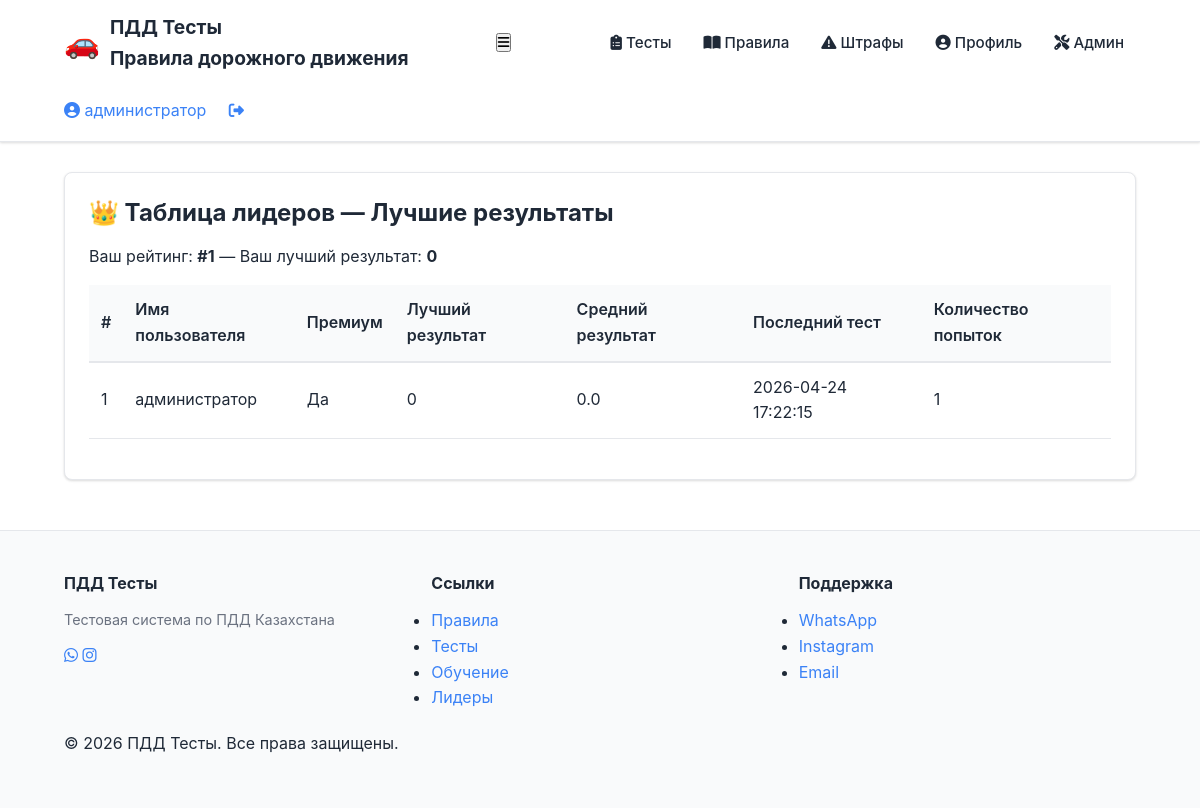
/leaderboard (signed in), run on the app's committed database.
### tables this page shows
CREATE TABLE users (
    id INTEGER PRIMARY KEY AUTOINCREMENT,
    username TEXT NOT NULL UNIQUE,
    email TEXT NOT NULL UNIQUE,
    password_hash TEXT NOT NULL,
    premium INTEGER NOT NULL DEFAULT 0,
    is_admin INTEGER NOT NULL DEFAULT 0,
    created_at DATETIME DEFAULT CURRENT_TIMESTAMP
);

### app.py (the view)
@app.route('/leaderboard')
def leaderboard():
    conn = get_db_connection()
    rows = conn.execute(
        """
        SELECT u.username, u.premium, MAX(r.score) as best_score, ROUND(AVG(r.score),2) as avg_score, COUNT(r.id) as attempts, MAX(r.test_date) as last_test, u.id as user_id
        FROM results r JOIN users u ON u.id = r.user_id
        GROUP BY u.id
        ORDER BY best_score DESC, avg_score DESC
        LIMIT 100
        """
    ).fetchall()
    user_rank = None
    user_best = None
    if 'user_id' in session:
        users_best = conn.execute('SELECT user_id, MAX(score) as best FROM results GROUP BY user_id ORDER BY best DESC').fetchall()
        for idx, ub in enumerate(users_best, start=1):
            if ub['user_id'] == session['user_id']:
                user_rank = idx
                break
        b = conn.execute('SELECT MAX(score) as best FROM results WHERE user_id = ?', (session['user_id'],)).fetchone()
        user_best = b['best'] if b else None
    conn.close()
    return render_template('leaderboard.html', rows=rows, user_rank=user_rank, user_best=user_best)

### app.py (called while the page is built)
def get_db_connection():
    conn = sqlite3.connect(DB_PATH)
    conn.row_factory = sqlite3.Row
    return conn

### templates/leaderboard.html (shortened to what this page needs)
{% extends 'base.html' %}
{% block content %}
<div class="card">
  <h2>👑 Таблица лидеров — Лучшие результаты</h2>
  {% if user_rank %}<p>Ваш рейтинг: <strong>#{{ user_rank }}</strong> — Ваш лучший результат: <strong>{{ user_best }}</strong></p>{% endif %}
  <table>
    <thead><tr><th>#</th><th>Имя пользователя</th><th>Премиум</th><th>Лучший результат</th><th>Средний результат</th><th>Последний тест</th><th>Количество попыток</th></tr></thead>
    <tbody>
      {% for row in rows %}
      <tr><td>{{ loop.index }}</td><td>{{ row['username'] }}</td><td>{% if row['premium'] == 1 %}Да{% else %}Нет{% endif %}</td><td>{{ row['best_score'] }}</td><td>{{ row['avg_score'] }}</td><td>{{ row['last_test'] }}</td><td>{{ row['attempts'] }}</td></tr>
      {% endfor %}
    </tbody>
  </table>
</div>
{% endblock %}

### templates/base.html (shortened to what this page needs)
<!doctype html>
<html lang="ru">
<head>
  <link rel="stylesheet" href="{{ url_for('static', filename='style.css') }}">
  <link href="https://cdnjs.cloudflare.com/ajax/libs/font-awesome/6.4.0/css/all.min.css" rel="stylesheet">
</head>
<body class="page-fade">
  <header class="site-header modern-header">
    <div class="container header-inner">
      <div class="logo-section">
        <a href="/" class="logo-link">
          <div class="logo-icon">🚗</div>
          <div class="logo-text">
            <div class="logo-title">ПДД Тесты</div>
            <div class="logo-subtitle">Правила дорожного движения</div>
          </div>
        </a>
      </div>
      <button class="mobile-menu-toggle" id="mobileMenuBtn">
        <i class="fas fa-bars"></i>
      </button>
      <nav class="main-nav modern-nav" id="mobileMenu">
        <a href="/tests" class="nav-item {% if request.path == '/tests' %}active{% endif %}">
          <i class="fas fa-clipboard-list"></i>
          <span>Тесты</span>
        </a>
        <a href="/rules" class="nav-item {% if request.path == '/rules' %}active{% endif %}">
          <i class="fas fa-book-open"></i>
          <span>Правила</span>
        </a>
        <a href="/penalties" class="nav-item {% if request.path == '/penalties' %}active{% endif %}">
          <i class="fas fa-exclamation-triangle"></i>
          <span>Штрафы</span>
        </a>
        <a href="/dashboard" class="nav-item {% if request.path == '/dashboard' %}active{% endif %}">
          <i class="fas fa-user-circle"></i>
          <span>Профиль</span>
        </a>
        {% if session.get('is_admin') %}
        <a href="/admin" class="nav-item {% if request.path == '/admin' %}active{% endif %}">
          <i class="fas fa-tools"></i>
          <span>Админ</span>
        </a>
        {% endif %}
       </nav>
      <div class="auth-section">
        {% if session.username %}
          <div class="user-menu">
            <a href="/dashboard" class="user-button">
              <i class="fas fa-user-circle"></i>
              <span>{{ session.username }}</span>
            </a>
            <a href="/logout" class="btn-logout" title="Выход">
              <i class="fas fa-sign-out-alt"></i>
            </a>
          </div>
        {% endif %}
      </div>
    </div>
  </header>
  <main class="main-content">
    <div class="container">
      {% block content %}{% endblock %}
    </div>
  </main>
  <footer class="site-footer modern-footer">
    <div class="container">
      <div class="footer-content">
        <div class="footer-section">
          <h4>ПДД Тесты</h4>
          <p>Тестовая система по ПДД Казахстана</p>
          <div class="social-links">
            <a href="https://wa.me/77785627501" target="_blank" title="WhatsApp">
              <i class="fab fa-whatsapp"></i>
            </a>
            <a href="https://www.instagram.com/pddala.kz" target="_blank" title="Instagram">
              <i class="fab fa-instagram"></i>
            </a>
          </div>
        </div>
        <div class="footer-section">
          <h4>Ссылки</h4>
          <ul>
            <li><a href="/rules">Правила</a></li>
            <li><a href="/tests">Тесты</a></li>
            <li><a href="/training">Обучение</a></li>
            <li><a href="/leaderboard">Лидеры</a></li>
          </ul>
        </div>
        <div class="footer-section">
          <h4>Поддержка</h4>
          <ul>
            <li><a href="https://wa.me/77785627501">WhatsApp</a></li>
            <li><a href="https://www.instagram.com/pddala.kz">Instagram</a></li>
            <li><a href="mailto:support@pdd.kz">Email</a></li>
          </ul>
        </div>
      </div>
      <div class="footer-bottom">
        <p>&copy; 2026 ПДД Тесты. Все права защищены.</p>
      </div>
    </div>
  </footer>
</body>
</html>

### static/style.css (style rules this page uses)
:root { --bg: #ffffff; --card: #ffffff; --surface: #f9fafb; --primary: #3b82f6; --accent: #10b981; --danger: #ef4444; --success: #22c55e; --text: #1f2937; --muted: #6b7280; --border: #e5e7eb; --shadow: 0 1px 2px rgba(0, 0, 0, 0.05), 0 1px 3px rgba(0, 0, 0, 0.1); }
* { box-sizing: border-box; margin: 0; padding: 0; }
body { font-family: -apple-system, BlinkMacSystemFont, 'Segoe UI', Roboto, 'Helvetica Neue', Arial, sans-serif; font-size: 16px; line-height: 1.6; color: var(--text); background: var(--bg); }
.container { max-width: 1120px; margin: 0 auto; padding: 0 24px; }
.site-header, .modern-header { background: #ffffff; border-bottom: 1px solid var(--border); position: sticky; top: 0; z-index: 100; box-shadow: var(--shadow); }
.header-inner { display: flex; align-items: center; justify-content: space-between; padding: 12px 24px; gap: 20px; flex-wrap: wrap; }
.logo-section { display: flex; align-items: center; gap: 12px; }
.logo-link { display: flex; align-items: center; gap: 10px; text-decoration: none; color: var(--text); font-weight: 700; font-size: 1.2rem; }
.logo-icon { font-size: 1.8rem; }
.modern-nav { display: flex; gap: 8px; align-items: center; flex-wrap: wrap; }
.nav-item { color: var(--text); text-decoration: none; padding: 8px 12px; border-radius: 6px; transition: all 0.2s ease; font-weight: 500; font-size: 0.95rem; }
.auth-section { display: flex; align-items: center; gap: 12px; }
.btn, .btn-primary, .btn-secondary, .btn-login, .btn-signup, .btn-logout { display: inline-flex; align-items: center; justify-content: center; gap: 8px; padding: 10px 18px; border: none; border-radius: 6px; font-weight: 600; font-size: 0.95rem; cursor: pointer; transition: all 0.2s ease; text-decoration: none; }
.card, .quiz-card, .admin-panel { background: var(--card); border: 1px solid var(--border); border-radius: 8px; padding: 24px; box-shadow: var(--shadow); margin-bottom: 20px; }
table { width: 100%; border-collapse: collapse; margin: 16px 0; }
table thead { background: var(--surface); border-bottom: 2px solid var(--border); }
table th { padding: 12px; text-align: left; font-weight: 600; color: var(--text); }
table td { padding: 12px; border-bottom: 1px solid var(--border); }
.site-footer, .modern-footer { background: var(--surface); border-top: 1px solid var(--border); padding: 40px 24px; margin-top: auto; }
.footer-content { display: grid; grid-template-columns: repeat(auto-fit, minmax(250px, 1fr)); gap: 30px; margin-bottom: 20px; }
.footer-section h4 { font-size: 1rem; font-weight: 700; margin-bottom: 12px; color: var(--text); }
.footer-section p { color: var(--muted); font-size: 0.9rem; line-height: 1.6; }
.main-content { flex: 1; padding: 30px 0; }
body { display: flex; flex-direction: column; min-height: 100vh; }
h1, h2, h3 { margin-bottom: 16px; color: var(--text); line-height: 1.3; }
h2 { font-size: 1.5rem; font-weight: 700; }
p { margin-bottom: 12px; }
a { color: var(--primary); text-decoration: none; }

### data on the page
users: username "администратор", premium "Да", best_score "0", avg_score "0.0", last_test "2026-04-24 17:22:15", attempts "1"

### other printed values
{{ user_rank }} "1"
{{ user_best }} "0"
